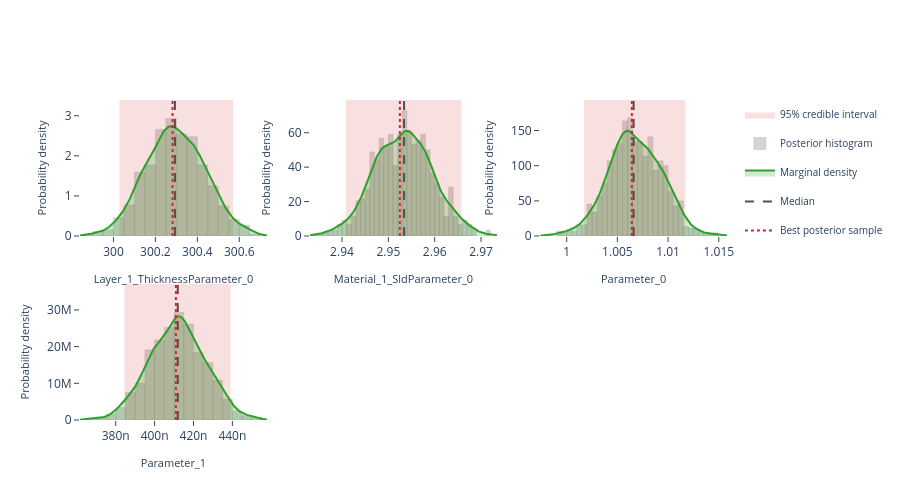

Write notebook code for a chart like this one.
### Markdown cell above
## Interactive posterior plots

The next three cells render the same Plotly figures that are shown on the
Bayesian Posterior tab of the EasyReflectometryApp:

* **Marginals** — per-parameter distribution: histogram + smooth KDE marginal,
  shaded 95% credible interval, and median / best-sample lines
  (`plot_distribution` or `posterior.distribution()`)
* **Corner plot** — pairwise marginals + 2-D contours + scatter (`plot_corner`)
* **Traces** — per-chain trace + marginal histogram (`plot_trace`)

The standalone helpers are called with ``return_figure=True`` so they return a
Plotly ``Figure`` that we render in the notebook with ``fig.show()``; the
``PosteriorResults`` methods return the figure directly.

### Code cell
# ---- Marginal posterior distributions ---------------------------------------
# One panel per free parameter, each overlaying the posterior histogram, a
# smooth Gaussian-KDE marginal, the shaded 95% credible interval, and the
# median / best-sample reference lines.  Mirrors the "Marginals" sub-tab in
# the EasyReflectometryApp.

# The PosteriorResults method passes ``logp`` through automatically so the
# best posterior sample (MAP) line is drawn:
fig = posterior.distribution()
fig.show()

# Standalone equivalent (pass ``logp`` to get the best-sample line):
# fig = plot_distribution(
#     posterior.draws,
#     posterior.param_names,
#     logp=posterior.logp,
#     return_figure=True,
# )
# fig.show()

### Figure 1 — Plotly figure (JSON) as saved in the notebook; plotly's stock layout.template omitted (floating-point values rounded to 4 significant figures; data arrays with more than 128 entries replaced by an {"elided": "..."} marker saying what was removed)
{"data": [{"fill": "toself", "fillcolor": "rgba(214, 39, 40, 0.14)", "hoverinfo": "skip", "legendgroup": "95% credible interval", "line": {"color": "rgba(214, 39, 40, 0.14)", "width": 0}, "mode": "lines", "name": "95% credible interval", "showlegend": true, "type": "scatter", "x": [300.0, 300.6, 300.6, 300.0, 300.0], "xaxis": "x", "y": [0.0, 0.0, 3.393, 3.393, 0.0], "yaxis": "y"}, {"histnorm": "probability density", "hovertemplate": "sample=%{x:.4f}<br>density: %{y:.2f}<extra></extra>", "legendgroup": "histogram", "marker": {"color": "rgba(120, 120, 120, 0.38)", "line": {"color": "rgba(120, 120, 120, 0.24)", "width": 1}}, "name": "Posterior histogram", "nbinsx": 40, "opacity": 0.82, "showlegend": true, "type": "histogram", "x": {"elided": "880 float values"}, "xaxis": "x", "yaxis": "y"}, {"fill": "tozeroy", "fillcolor": "rgba(44, 160, 44, 0.22)", "hovertemplate": "Layer_1_ThicknessParameter_0: %{x:.4f}<br>density: %{y:.4f}<extra></extra>", "legendgroup": "marginal", "line": {"color": "rgb(44, 160, 44)", "width": 2}, "mode": "lines", "name": "Marginal density", "showlegend": true, "type": "scatter", "x": {"elided": "256 float values"}, "xaxis": "x", "y": {"elided": "256 float values"}, "yaxis": "y"}, {"hovertemplate": "Median: %{x:.4f}<extra></extra>", "legendgroup": "Median", "line": {"color": "rgb(80, 80, 80)", "dash": "dash", "width": 2}, "mode": "lines", "name": "Median", "showlegend": true, "type": "scatter", "x": [300.3, 300.3], "xaxis": "x", "y": [0.0, 3.393], "yaxis": "y"}, {"hovertemplate": "Best posterior sample: %{x:.4f}<extra></extra>", "legendgroup": "Best posterior sample", "line": {"color": "rgb(214, 39, 40)", "dash": "dot", "width": 2}, "mode": "lines", "name": "Best posterior sample", "showlegend": true, "type": "scatter", "x": [300.3, 300.3], "xaxis": "x", "y": [0.0, 3.393], "yaxis": "y"}, {"fill": "toself", "fillcolor": "rgba(214, 39, 40, 0.14)", "hoverinfo": "skip", "legendgroup": "95% credible interval", "line": {"color": "rgba(214, 39, 40, 0.14)", "width": 0}, "mode": "lines", "name": "95% credible interval", "showlegend": false, "type": "scatter", "x": [2.941, 2.966, 2.966, 2.941, 2.941], "xaxis": "x2", "y": [0.0, 0.0, 79.01, 79.01, 0.0], "yaxis": "y2"}, {"histnorm": "probability density", "hovertemplate": "sample=%{x:.4f}<br>density: %{y:.2f}<extra></extra>", "legendgroup": "histogram", "marker": {"color": "rgba(120, 120, 120, 0.38)", "line": {"color": "rgba(120, 120, 120, 0.24)", "width": 1}}, "name": "Posterior histogram", "nbinsx": 40, "opacity": 0.82, "showlegend": false, "type": "histogram", "x": {"elided": "880 float values"}, "xaxis": "x2", "yaxis": "y2"}, {"fill": "tozeroy", "fillcolor": "rgba(44, 160, 44, 0.22)", "hovertemplate": "Material_1_SldParameter_0: %{x:.4f}<br>density: %{y:.4f}<extra></extra>", "legendgroup": "marginal", "line": {"color": "rgb(44, 160, 44)", "width": 2}, "mode": "lines", "name": "Marginal density", "showlegend": false, "type": "scatter", "x": {"elided": "256 float values"}, "xaxis": "x2", "y": {"elided": "256 float values"}, "yaxis": "y2"}, {"hovertemplate": "Median: %{x:.4f}<extra></extra>", "legendgroup": "Median", "line": {"color": "rgb(80, 80, 80)", "dash": "dash", "width": 2}, "mode": "lines", "name": "Median", "showlegend": false, "type": "scatter", "x": [2.953, 2.953], "xaxis": "x2", "y": [0.0, 79.01], "yaxis": "y2"}, {"hovertemplate": "Best posterior sample: %{x:.4f}<extra></extra>", "legendgroup": "Best posterior sample", "line": {"color": "rgb(214, 39, 40)", "dash": "dot", "width": 2}, "mode": "lines", "name": "Best posterior sample", "showlegend": false, "type": "scatter", "x": [2.952, 2.952], "xaxis": "x2", "y": [0.0, 79.01], "yaxis": "y2"}, {"fill": "toself", "fillcolor": "rgba(214, 39, 40, 0.14)", "hoverinfo": "skip", "legendgroup": "95% credible interval", "line": {"color": "rgba(214, 39, 40, 0.14)", "width": 0}, "mode": "lines", "name": "95% credible interval", "showlegend": false, "type": "scatter", "x": [1.002, 1.012, 1.012, 1.002, 1.002], "xaxis": "x3", "y": [0.0, 0.0, 193.4, 193.4, 0.0], "yaxis": "y3"}, {"histnorm": "probability density", "hovertemplate": "sample=%{x:.4f}<br>density: %{y:.2f}<extra></extra>", "legendgroup": "histogram", "marker": {"color": "rgba(120, 120, 120, 0.38)", "line": {"color": "rgba(120, 120, 120, 0.24)", "width": 1}}, "name": "Posterior histogram", "nbinsx": 40, "opacity": 0.82, "showlegend": false, "type": "histogram", "x": {"elided": "880 float values"}, "xaxis": "x3", "yaxis": "y3"}, {"fill": "tozeroy", "fillcolor": "rgba(44, 160, 44, 0.22)", "hovertemplate": "Parameter_0: %{x:.4f}<br>density: %{y:.4f}<extra></extra>", "legendgroup": "marginal", "line": {"color": "rgb(44, 160, 44)", "width": 2}, "mode": "lines", "name": "Marginal density", "showlegend": false, "type": "scatter", "x": {"elided": "256 float values"}, "xaxis": "x3", "y": {"elided": "256 float values"}, "yaxis": "y3"}, {"hovertemplate": "Median: %{x:.4f}<extra></extra>", "legendgroup": "Median", "line": {"color": "rgb(80, 80, 80)", "dash": "dash", "width": 2}, "mode": "lines", "name": "Median", "showlegend": false, "type": "scatter", "x": [1.007, 1.007], "xaxis": "x3", "y": [0.0, 193.4], "yaxis": "y3"}, {"hovertemplate": "Best posterior sample: %{x:.4f}<extra></extra>", "legendgroup": "Best posterior sample", "line": {"color": "rgb(214, 39, 40)", "dash": "dot", "width": 2}, "mode": "lines", "name": "Best posterior sample", "showlegend": false, "type": "scatter", "x": [1.006, 1.006], "xaxis": "x3", "y": [0.0, 193.4], "yaxis": "y3"}, {"fill": "toself", "fillcolor": "rgba(214, 39, 40, 0.14)", "hoverinfo": "skip", "legendgroup": "95% credible interval", "line": {"color": "rgba(214, 39, 40, 0.14)", "width": 0}, "mode": "lines", "name": "95% credible interval", "showlegend": false, "type": "scatter", "x": [3.845e-07, 4.391e-07, 4.391e-07, 3.845e-07, 3.845e-07], "xaxis": "x4", "y": [0.0, 0.0, 37070000.0, 37070000.0, 0.0], "yaxis": "y4"}, {"histnorm": "probability density", "hovertemplate": "sample=%{x:.4f}<br>density: %{y:.2f}<extra></extra>", "legendgroup": "histogram", "marker": {"color": "rgba(120, 120, 120, 0.38)", "line": {"color": "rgba(120, 120, 120, 0.24)", "width": 1}}, "name": "Posterior histogram", "nbinsx": 40, "opacity": 0.82, "showlegend": false, "type": "histogram", "x": {"elided": "880 float values"}, "xaxis": "x4", "yaxis": "y4"}, {"fill": "tozeroy", "fillcolor": "rgba(44, 160, 44, 0.22)", "hovertemplate": "Parameter_1: %{x:.4f}<br>density: %{y:.4f}<extra></extra>", "legendgroup": "marginal", "line": {"color": "rgb(44, 160, 44)", "width": 2}, "mode": "lines", "name": "Marginal density", "showlegend": false, "type": "scatter", "x": {"elided": "256 float values"}, "xaxis": "x4", "y": {"elided": "256 float values"}, "yaxis": "y4"}, {"hovertemplate": "Median: %{x:.4f}<extra></extra>", "legendgroup": "Median", "line": {"color": "rgb(80, 80, 80)", "dash": "dash", "width": 2}, "mode": "lines", "name": "Median", "showlegend": false, "type": "scatter", "x": [4.119e-07, 4.119e-07], "xaxis": "x4", "y": [0.0, 37070000.0], "yaxis": "y4"}, {"hovertemplate": "Best posterior sample: %{x:.4f}<extra></extra>", "legendgroup": "Best posterior sample", "line": {"color": "rgb(214, 39, 40)", "dash": "dot", "width": 2}, "mode": "lines", "name": "Best posterior sample", "showlegend": false, "type": "scatter", "x": [4.109e-07, 4.109e-07], "xaxis": "x4", "y": [0.0, 37070000.0], "yaxis": "y4"}], "layout": {"barmode": "overlay", "height": 500, "legend": {"font": {"size": 10}}, "plot_bgcolor": "white", "showlegend": true, "xaxis": {"anchor": "y", "domain": [0.0, 0.2889], "range": [299.8, 300.7], "showgrid": false, "ticks": "outside", "title": {"font": {"size": 11}, "text": "Layer_1_ThicknessParameter_0"}, "zeroline": false}, "xaxis2": {"anchor": "y2", "domain": [0.3556, 0.6444], "range": [2.933, 2.973], "showgrid": false, "ticks": "outside", "title": {"font": {"size": 11}, "text": "Material_1_SldParameter_0"}, "zeroline": false}, "xaxis3": {"anchor": "y3", "domain": [0.7111, 1.0], "range": [0.9974, 1.016], "showgrid": false, "ticks": "outside", "title": {"font": {"size": 11}, "text": "Parameter_0"}, "zeroline": false}, "xaxis4": {"anchor": "y4", "domain": [0.0, 0.2889], "range": [3.616e-07, 4.578e-07], "showgrid": false, "ticks": "outside", "title": {"font": {"size": 11}, "text": "Parameter_1"}, "zeroline": false}, "xaxis5": {"anchor": "y5", "domain": [0.3556, 0.6444], "showgrid": false, "ticks": "outside", "zeroline": false}, "xaxis6": {"anchor": "y6", "domain": [0.7111, 1.0], "showgrid": false, "ticks": "outside", "zeroline": false}, "yaxis": {"anchor": "x", "domain": [0.575, 1.0], "range": [0.0, 3.393], "showgrid": false, "ticks": "outside", "title": {"font": {"size": 11}, "text": "Probability density"}, "zeroline": false}, "yaxis2": {"anchor": "x2", "domain": [0.575, 1.0], "range": [0.0, 79.01], "showgrid": false, "ticks": "outside", "title": {"font": {"size": 11}, "text": "Probability density"}, "zeroline": false}, "yaxis3": {"anchor": "x3", "domain": [0.575, 1.0], "range": [0.0, 193.4], "showgrid": false, "ticks": "outside", "title": {"font": {"size": 11}, "text": "Probability density"}, "zeroline": false}, "yaxis4": {"anchor": "x4", "domain": [0.0, 0.425], "range": [0.0, 37070000.0], "showgrid": false, "ticks": "outside", "title": {"font": {"size": 11}, "text": "Probability density"}, "zeroline": false}, "yaxis5": {"anchor": "x5", "domain": [0.0, 0.425], "showgrid": false, "ticks": "outside", "zeroline": false}, "yaxis6": {"anchor": "x6", "domain": [0.0, 0.425], "showgrid": false, "ticks": "outside", "zeroline": false}}}
